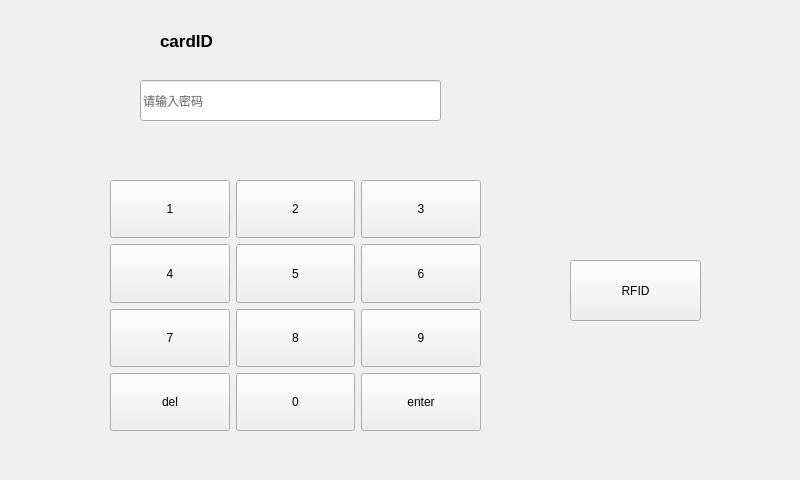
<?xml version="1.0" encoding="UTF-8"?>
<ui version="4.0">
 <class>login</class>
 <widget class="QWidget" name="login">
  <property name="geometry">
   <rect>
    <x>0</x>
    <y>0</y>
    <width>800</width>
    <height>480</height>
   </rect>
  </property>
  <property name="minimumSize">
   <size>
    <width>800</width>
    <height>480</height>
   </size>
  </property>
  <property name="maximumSize">
   <size>
    <width>800</width>
    <height>480</height>
   </size>
  </property>
  <property name="windowTitle">
   <string>Form</string>
  </property>
  <widget class="QPushButton" name="rfidbt">
   <property name="geometry">
    <rect>
     <x>570</x>
     <y>260</y>
     <width>131</width>
     <height>61</height>
    </rect>
   </property>
   <property name="text">
    <string>RFID</string>
   </property>
  </widget>
  <widget class="QLabel" name="cardid_label">
   <property name="geometry">
    <rect>
     <x>160</x>
     <y>20</y>
     <width>511</width>
     <height>41</height>
    </rect>
   </property>
   <property name="font">
    <font>
     <pointsize>13</pointsize>
     <weight>75</weight>
     <bold>true</bold>
    </font>
   </property>
   <property name="text">
    <string>cardID</string>
   </property>
  </widget>
  <widget class="QLineEdit" name="passwd_Edit">
   <property name="geometry">
    <rect>
     <x>140</x>
     <y>80</y>
     <width>301</width>
     <height>41</height>
    </rect>
   </property>
   <property name="inputMask">
    <string/>
   </property>
   <property name="text">
    <string/>
   </property>
   <property name="echoMode">
    <enum>QLineEdit::Password</enum>
   </property>
   <property name="placeholderText">
    <string>请输入密码</string>
   </property>
  </widget>
  <widget class="QWidget" name="">
   <property name="geometry">
    <rect>
     <x>110</x>
     <y>180</y>
     <width>371</width>
     <height>251</height>
    </rect>
   </property>
   <layout class="QVBoxLayout" name="verticalLayout">
    <item>
     <layout class="QHBoxLayout" name="horizontalLayout">
      <item>
       <widget class="QPushButton" name="bt1">
        <property name="sizePolicy">
         <sizepolicy hsizetype="Expanding" vsizetype="Expanding">
          <horstretch>0</horstretch>
          <verstretch>0</verstretch>
         </sizepolicy>
        </property>
        <property name="text">
         <string>1</string>
        </property>
       </widget>
      </item>
      <item>
       <widget class="QPushButton" name="bt2">
        <property name="sizePolicy">
         <sizepolicy hsizetype="Expanding" vsizetype="Expanding">
          <horstretch>0</horstretch>
          <verstretch>0</verstretch>
         </sizepolicy>
        </property>
        <property name="text">
         <string>2</string>
        </property>
       </widget>
      </item>
      <item>
       <widget class="QPushButton" name="bt3">
        <property name="sizePolicy">
         <sizepolicy hsizetype="Expanding" vsizetype="Expanding">
          <horstretch>0</horstretch>
          <verstretch>0</verstretch>
         </sizepolicy>
        </property>
        <property name="text">
         <string>3</string>
        </property>
       </widget>
      </item>
     </layout>
    </item>
    <item>
     <layout class="QHBoxLayout" name="horizontalLayout_2">
      <item>
       <widget class="QPushButton" name="bt4">
        <property name="sizePolicy">
         <sizepolicy hsizetype="Expanding" vsizetype="Expanding">
          <horstretch>0</horstretch>
          <verstretch>0</verstretch>
         </sizepolicy>
        </property>
        <property name="text">
         <string>4</string>
        </property>
       </widget>
      </item>
      <item>
       <widget class="QPushButton" name="bt5">
        <property name="sizePolicy">
         <sizepolicy hsizetype="Expanding" vsizetype="Expanding">
          <horstretch>0</horstretch>
          <verstretch>0</verstretch>
         </sizepolicy>
        </property>
        <property name="text">
         <string>5</string>
        </property>
       </widget>
      </item>
      <item>
       <widget class="QPushButton" name="bt6">
        <property name="sizePolicy">
         <sizepolicy hsizetype="Expanding" vsizetype="Expanding">
          <horstretch>0</horstretch>
          <verstretch>0</verstretch>
         </sizepolicy>
        </property>
        <property name="text">
         <string>6</string>
        </property>
       </widget>
      </item>
     </layout>
    </item>
    <item>
     <layout class="QHBoxLayout" name="horizontalLayout_3">
      <item>
       <widget class="QPushButton" name="bt7">
        <property name="sizePolicy">
         <sizepolicy hsizetype="Expanding" vsizetype="Expanding">
          <horstretch>0</horstretch>
          <verstretch>0</verstretch>
         </sizepolicy>
        </property>
        <property name="text">
         <string>7</string>
        </property>
       </widget>
      </item>
      <item>
       <widget class="QPushButton" name="bt8">
        <property name="sizePolicy">
         <sizepolicy hsizetype="Expanding" vsizetype="Expanding">
          <horstretch>0</horstretch>
          <verstretch>0</verstretch>
         </sizepolicy>
        </property>
        <property name="text">
         <string>8</string>
        </property>
       </widget>
      </item>
      <item>
       <widget class="QPushButton" name="bt9">
        <property name="sizePolicy">
         <sizepolicy hsizetype="Expanding" vsizetype="Expanding">
          <horstretch>0</horstretch>
          <verstretch>0</verstretch>
         </sizepolicy>
        </property>
        <property name="text">
         <string>9</string>
        </property>
       </widget>
      </item>
     </layout>
    </item>
    <item>
     <layout class="QHBoxLayout" name="horizontalLayout_4">
      <item>
       <widget class="QPushButton" name="delete_bt">
        <property name="sizePolicy">
         <sizepolicy hsizetype="Expanding" vsizetype="Expanding">
          <horstretch>0</horstretch>
          <verstretch>0</verstretch>
         </sizepolicy>
        </property>
        <property name="text">
         <string>del</string>
        </property>
       </widget>
      </item>
      <item>
       <widget class="QPushButton" name="bt0">
        <property name="sizePolicy">
         <sizepolicy hsizetype="Expanding" vsizetype="Expanding">
          <horstretch>0</horstretch>
          <verstretch>0</verstretch>
         </sizepolicy>
        </property>
        <property name="text">
         <string>0</string>
        </property>
       </widget>
      </item>
      <item>
       <widget class="QPushButton" name="enter_bt">
        <property name="sizePolicy">
         <sizepolicy hsizetype="Expanding" vsizetype="Expanding">
          <horstretch>0</horstretch>
          <verstretch>0</verstretch>
         </sizepolicy>
        </property>
        <property name="text">
         <string>enter</string>
        </property>
       </widget>
      </item>
     </layout>
    </item>
   </layout>
  </widget>
 </widget>
 <resources/>
 <connections/>
</ui>
